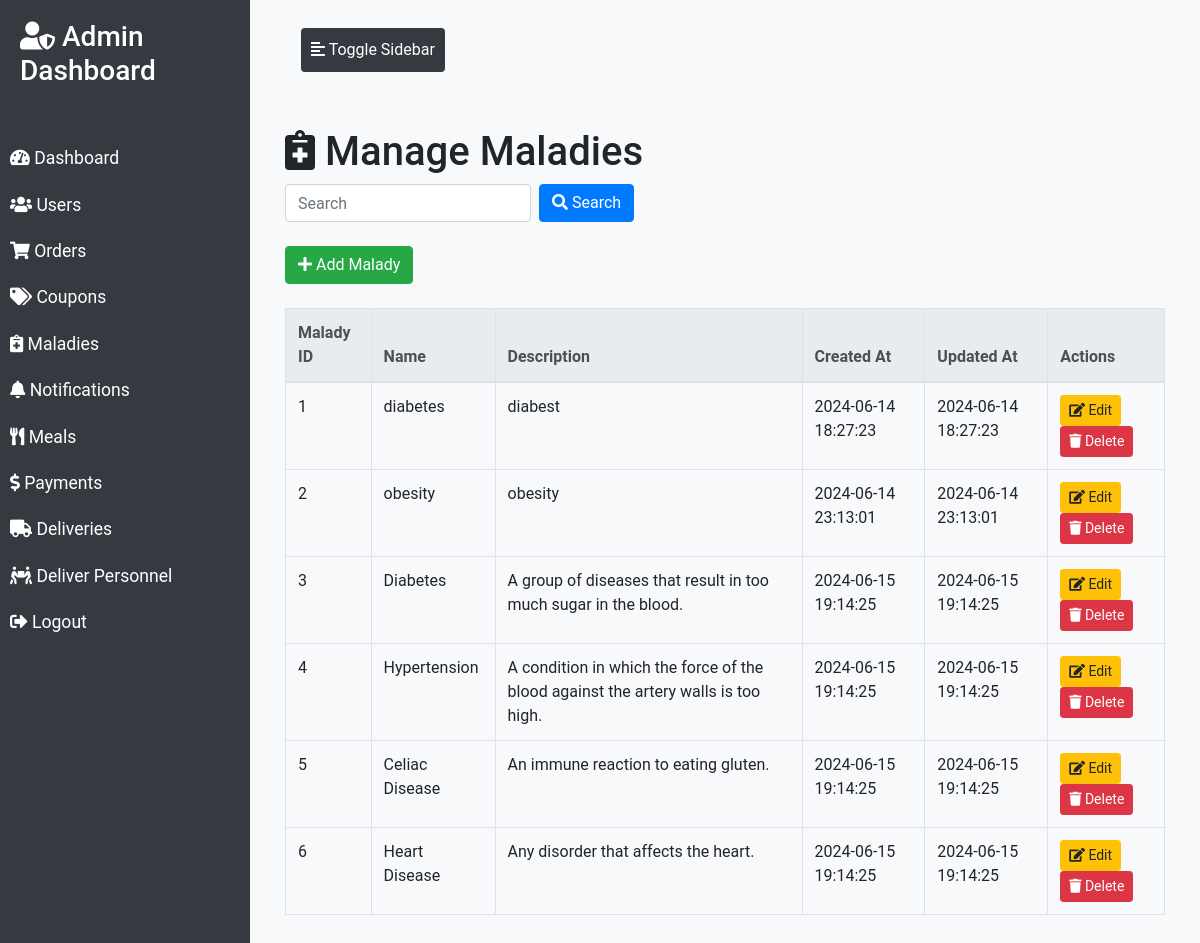
Page /maladies.php (signed in) on the earlier database version.
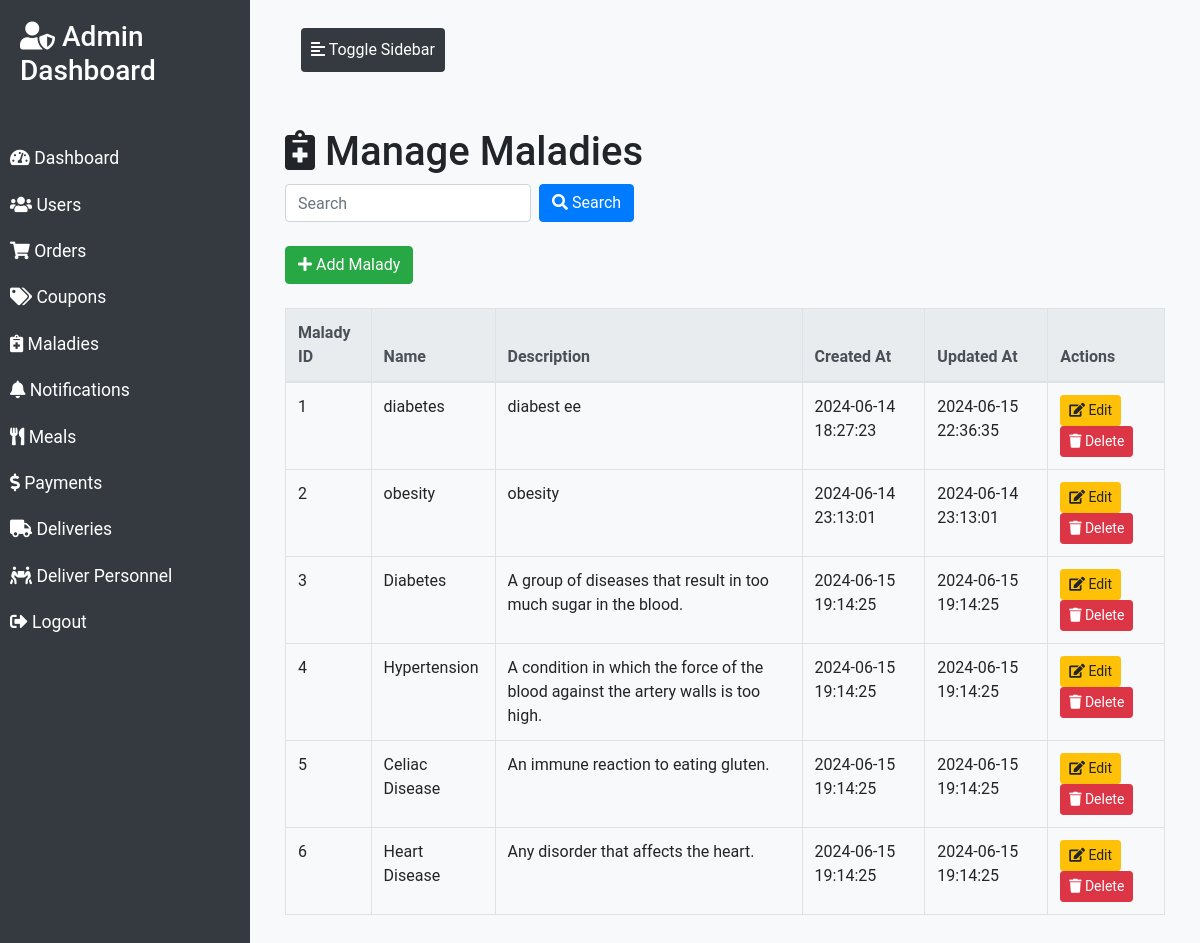
Same page on the later database version.
### tables this page shows
CREATE TABLE `maladies` (
  `malady_id` int(11) NOT NULL,
  `name` varchar(100) DEFAULT NULL,
  `description` text,
  `created_at` timestamp NOT NULL DEFAULT CURRENT_TIMESTAMP,
  `updated_at` timestamp NOT NULL DEFAULT CURRENT_TIMESTAMP ON UPDATE CURRENT_TIMESTAMP
);

### maladies.php (the view, shortened to what this page needs)
<?php
require 'config/db.php';
$search_query = "";
$search_sql = $search_query ? "WHERE name LIKE '%$search_query%' OR description LIKE '%$search_query%'" : "";
$sql = "SELECT * FROM maladies $search_sql";
$result = $conn->query($sql);
?>
<!DOCTYPE html>
<html lang="en">
<head>
    <link rel="stylesheet" href="https://maxcdn.bootstrapcdn.com/bootstrap/4.5.2/css/bootstrap.min.css">
    <link rel="stylesheet" href="https://cdnjs.cloudflare.com/ajax/libs/font-awesome/5.15.4/css/all.min.css">
</head>
<body>
<div class="wrapper">
    <nav id="sidebar">
        <div class="sidebar-header">
            <h3><i class="fas fa-user-shield"></i> Admin Dashboard</h3>
        </div>
        <ul class="list-unstyled components">
            <li><a href="dashboard.php"><i class="fas fa-tachometer-alt"></i> Dashboard</a></li>
            <li><a href="users.php"><i class="fas fa-users"></i> Users</a></li>
            <li><a href="orders.php"><i class="fas fa-shopping-cart"></i> Orders</a></li>
            <li><a href="coupons.php"><i class="fas fa-tags"></i> Coupons</a></li>
            <li><a href="maladies.php"><i class="fas fa-notes-medical"></i> Maladies</a></li>
            <li><a href="notifications.php"><i class="fas fa-bell"></i> Notifications</a></li>
            <li><a href="meals.php"><i class="fas fa-utensils"></i> Meals</a></li>
            <li><a href="payments.php"><i class="fas fa-dollar-sign"></i> Payments</a></li>
            <li><a href="deliveries.php"><i class="fas fa-truck"></i> Deliveries</a></li>
            <li><a href="delivers.php"><i class="fas fa-people-carry"></i> Deliver Personnel</a></li>
            <li><a href="logout.php"><i class="fas fa-sign-out-alt"></i> Logout</a></li>
        </ul>
    </nav>
    <div id="content">
        <nav class="navbar navbar-expand-lg navbar-light bg-light">
            <div class="container-fluid">
                <button type="button" id="sidebarCollapse" class="btn btn-info">
                    <i class="fas fa-align-left"></i>
                    <span>Toggle Sidebar</span>
                </button>
            </div>
        </nav>
        <div class="container mt-5">
            <h1><i class="fas fa-notes-medical"></i> Manage Maladies</h1>
            <form action="maladies.php" method="POST" class="form-inline mb-4">
                <input type="text" class="form-control mr-sm-2" name="search_query" placeholder="Search" value="<?php echo $search_query; ?>">
                <button type="submit" class="btn btn-primary" name="search"><i class="fas fa-search"></i> Search</button>
            </form>
            <button class="btn btn-success mb-4" data-toggle="modal" data-target="#addMaladyModal"><i class="fas fa-plus"></i> Add Malady</button>
            <table class="table table-bordered">
                <thead class="thead-light">
                    <tr>
                        <th>Malady ID</th>
                        <th>Name</th>
                        <th>Description</th>
                        <th>Created At</th>
                        <th>Updated At</th>
                        <th>Actions</th>
                    </tr>
                </thead>
                <tbody>
                    <?php while ($row = $result->fetch_assoc()): ?>
                        <tr>
                            <td><?php echo $row['malady_id']; ?></td>
                            <td><?php echo $row['name']; ?></td>
                            <td><?php echo $row['description']; ?></td>
                            <td><?php echo $row['created_at']; ?></td>
                            <td><?php echo $row['updated_at']; ?></td>
                            <td>
                                <button class="btn btn-sm btn-warning" data-toggle="modal" data-target="#editMaladyModal<?php echo $row['malady_id']; ?>"><i class="fas fa-edit"></i> Edit</button>
                                <a href="maladies.php?delete_malady=<?php echo $row['malady_id']; ?>" class="btn btn-sm btn-danger"><i class="fas fa-trash"></i> Delete</a>
                            </td>
                        </tr>
                    <?php endwhile; ?>
                </tbody>
            </table>
        </div>
    </div>
</div>
</body>
</html>

Differences in the rows shown:
changed maladies "diabetes": description "diabest" → "diabest ee"; updated_at "2024-06-14 18:27:23" → "2024-06-15 22:36:35"
